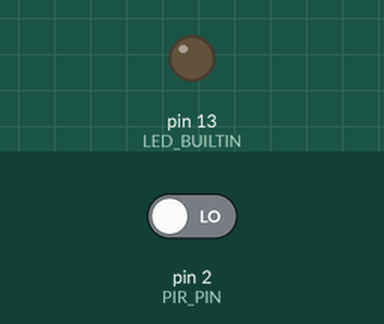
Recording of a sketch running on a simulated Arduino Uno, built with avr-gcc and run on an emulated ATmega328P. Parts: output pins drawn as LEDs (lit = HIGH). The inputs (shaded band) are chosen by the test bench; at power-on: pin 2 (PIR_PIN) LOW. What the sketch prints to the serial monitor is not drawn.

Above: at 1.2 s.
1.3 s: pin 2 (PIR_PIN) driven HIGH
At 2.5 s:
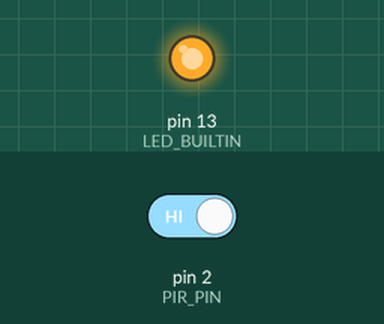
2.8 s: pin 2 (PIR_PIN) driven LOW
At 3.7 s:
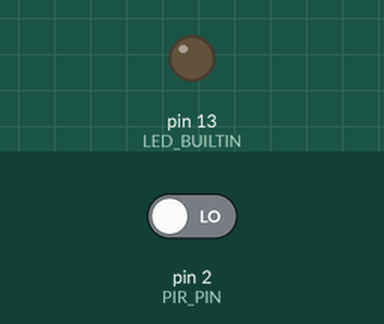
Timing chart, 0 to 5.8 s (numbered marks = the images above; inputs shaded):
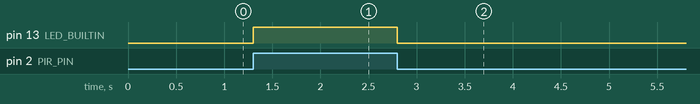

The sketch:

05_pir_test.ino
```cpp
/*
  TEST 5: HC-SR501 PIR motion sensor -- backup for the MLX90614 (Arduino Uno).
  The main firmware switches to this sensor automatically when no MLX90614 answers at boot.
  No motors needed: USB power is enough for this test.

  Wiring:
    HC-SR501 VCC -> Uno 5V
    HC-SR501 OUT -> Uno D2
    HC-SR501 GND -> Uno GND
  Board settings: trigger jumper on H (repeat), TIME pot fully anticlockwise (~3 s),
  SENS pot in the middle.

  Expected (Serial Monitor, 115200 baud):
    A 60 s warm-up countdown (OUT may flicker during it -- ignore that).
    Then "MOTION" when you wave a hand ~1-3 m in front of the dome, and "clear" ~3 s after
    you stop moving. The on-board LED (L) mirrors OUT.
    If it never shows MOTION: check 5V/GND, the OUT wire on D2, and the SENS pot.
    If it shows MOTION constantly: turn SENS down, keep it away from heaters/sunlight/the fan.
*/

constexpr uint8_t PIR_PIN = 2;
constexpr uint32_t WARMUP_MS = 60000;

void setup() {
  Serial.begin(115200);
  pinMode(PIR_PIN, INPUT);
  pinMode(LED_BUILTIN, OUTPUT);
  Serial.println(F("\n=== HC-SR501 PIR test (D2) ==="));
}

void loop() {
  static bool last = false;
  static uint32_t lastPrintMs = 0;
  static uint32_t motionSinceMs = 0;
  const uint32_t now = millis();
  const bool m = digitalRead(PIR_PIN) == HIGH;
  digitalWrite(LED_BUILTIN, m);

  if (now < WARMUP_MS) {
    if (now - lastPrintMs >= 5000) {
      lastPrintMs = now;
      Serial.print(F("warming up... "));
      Serial.print((WARMUP_MS - now) / 1000);
      Serial.println(F(" s left"));
    }
    last = m;
    return;
  }

  if (m != last) {
    last = m;
    Serial.print(now / 1000.0f, 1);
    if (m) {
      motionSinceMs = now;
      Serial.println(F(" s  MOTION"));
    } else {
      Serial.print(F(" s  clear (was HIGH for "));
      Serial.print((now - motionSinceMs) / 1000.0f, 1);
      Serial.println(F(" s)"));
    }
  }
}
```

Measured:
- after the input at 1.3 s, pin 13 (LED_BUILTIN): LOW → HIGH at once
- after the input at 2.8 s, pin 13 (LED_BUILTIN): HIGH → LOW at once
